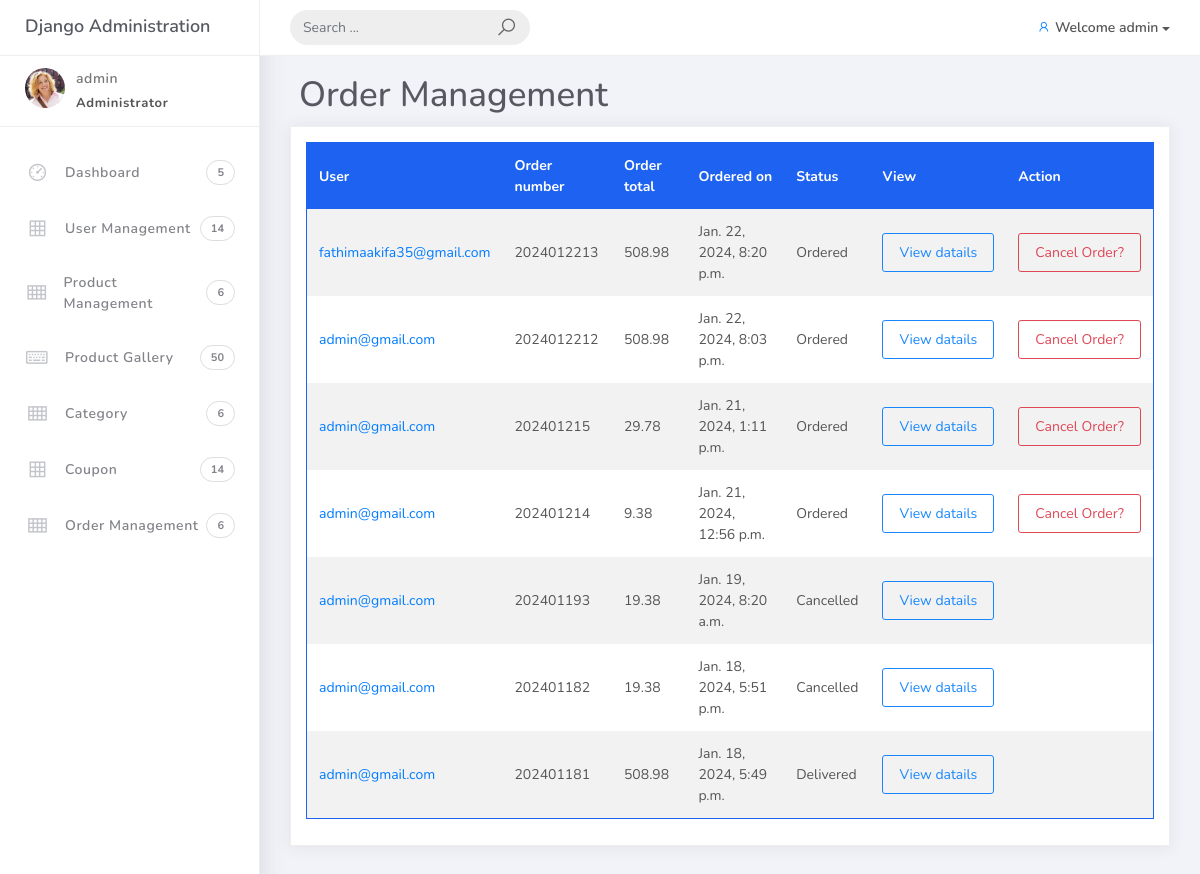
Before: /customadmin/order_management (signed in) with the older database file.
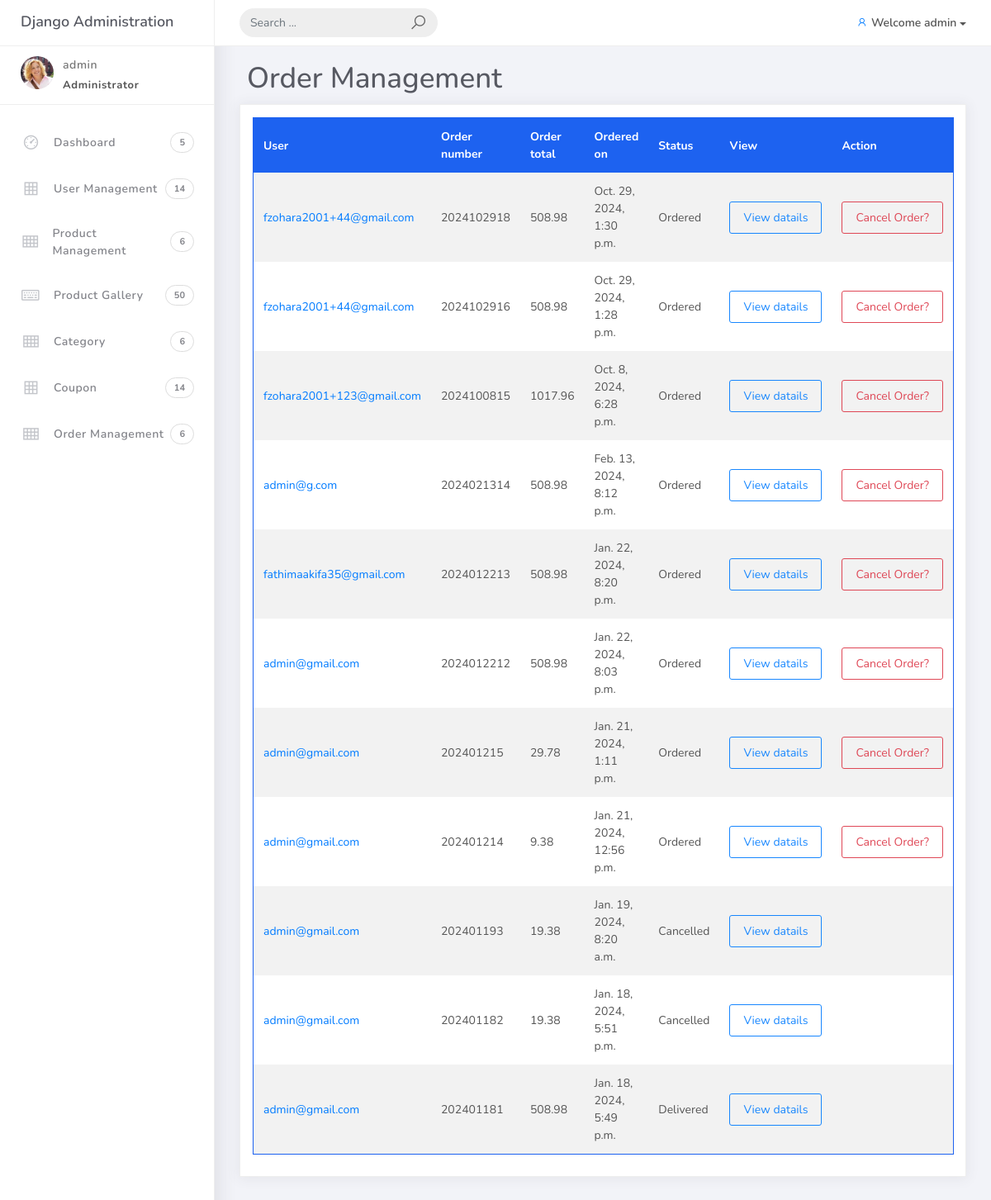
After: the same page with the newer database file.
### orders/models.py (models this page shows, shortened)
class Order(models.Model):
    STATUS = (
        ('New', 'New'),
        ('Ordered', 'Ordered'),
        ('Processing', 'Processing'),
        ('shipped', 'shipped'),
        ('Delivered', 'Delivered'),
        ('Cancelled', 'Cancelled'),
        ('refunded', 'refunded'),
        ('Return Initiated', 'return_initiated')
    )
    user = models.ForeignKey(Account, on_delete=models.CASCADE, blank=True)
    payment = models.ForeignKey(Payment, on_delete=models.SET_NULL, blank=True, null=True)
    payment_method = models.CharField(max_length=100)
    address = models.ForeignKey(OrderAddress, on_delete=models.SET_NULL, blank=True, null=True)
    order_number = models.CharField(max_length=100)
    order_note = models.CharField(max_length=100, blank=True)
    order_total = models.FloatField()
    tax = models.FloatField()
    coupon_discount = models.FloatField(default=None, blank=True, null=True)
    status = models.CharField(max_length=100, choices=STATUS, default='Ordered')
    ip = models.CharField(blank=True, max_length=20)
    is_ordered = models.BooleanField(default=False)
    created_at = models.DateTimeField(auto_now_add=True)
    updated_at = models.DateTimeField(auto_now=True)
    refund_requested = models.BooleanField(default=False)
    refund_granted = models.BooleanField(default=False)

### accounts/models.py (models this page shows, shortened)
class Account(AbstractBaseUser):
    first_name = models.CharField(max_length=50)
    last_name = models.CharField(max_length=50)
    username = models.CharField(max_length=50, unique=True)
    email = models.EmailField(max_length=100, unique=True)
    phone_number = models.CharField(max_length=15, default='')
    address_line_1 = models.CharField(max_length=200, blank=True)
    address_line_2 = models.CharField(max_length=200, blank=True)
    profile_picture = models.ImageField(blank=True, upload_to='userprofile')
    city = models.CharField(max_length=20, blank=True)
    state = models.CharField(max_length=20, blank=True)
    country = models.CharField(max_length=20, blank=True)
    wallet= models.DecimalField(max_digits=10, decimal_places=2, default=0.00)
    date_joined = models.DateTimeField(auto_now_add=True)
    last_login = models.DateTimeField(auto_now_add=True)
    is_active = models.BooleanField(default=True)
    is_admin = models.BooleanField(default=False)
    is_staff = models.BooleanField(default=False)
    is_superadmin = models.BooleanField(default=False)
    is_verified = models.BooleanField(default=False)
    is_blocked = models.BooleanField(default=False)
    USERNAME_FIELD = 'email'
    REQUIRED_FIELDS = ['username', 'first_name', 'last_name']
    objects = MyAccountManager()
    def __str__(self):
        return self.email

### customadmin/views.py (the view)
# urls.py: path('order_management', views.order_management, name='order_management'),
@user_passes_test(user_is_admin, login_url='/customadmin/admin_login')
@login_required(login_url='/customadmin/admin_login')
@never_cache
def order_management(request):
    orders = Order.objects.filter(is_ordered=True).order_by('-created_at')
    request_refunds = Order.objects.filter(refund_requested=True, refund_granted=False)
    context = {
        'orders':orders,
        'request_refunds':request_refunds,
    }
    return render(request,'admin/order_management.html', context)

### carts/context_processors.py (called while the page is built, shortened)
def counter(request):
    cart_count = 0
    if 'admin' in request.path:
        return {}
    return dict(cart_count=cart_count)

def wishlist_counter(request):
    wishlist_count = 0
    if 'admin' in request.path:
        return {}
    return {'wishlist_count': wishlist_count}

### category/context_processors.py (called while the page is built)
def menu_links(request):
    links = Category.objects.all()
    return dict(links=links)

### customadmin/views.py (called while the page is built)
def user_is_admin(user):
    return  user.is_staff

### templates/admin/order_management.html (shortened to what this page needs)
{% extends "admin/base1.html" %}
{% block content %}
<div class='ml-4 pt-0'>
    <h3>Order Management</h3>
</div>
<div class="col">
    <div class="card">
        <div class="card-body">
            <table class="table table-head-bg-primary table-striped table-hover">
                <thead>
                    <tr>
                        <th scope="col">User</th>
                        <th scope="col">Order number</th>
                        <th scope="col">Order total</th>
                        <th scope="col">Ordered on</th>
                        <th scope="col">Status</th>
                        <th scope="col">View</th>
                        <th scope="col">Action</th>
                    </tr>
                </thead>
                <tbody>
                    {% for order in orders %}
                    <tr>
                        {% if order.status == 'Cancelled' or order.status == 'refunded' %}
                        <td><a href=''>{{ order.user }}</a></td>
                        {% else %}
                        <td><a href='{% url 'change_order_status' order.order_number %}'>{{ order.user }}</a></td>
                        {% endif %}
                        <td>{{ order.order_number}}</td>
                        <td>{{ order.order_total}}</td>
                        <td>{{ order.created_at}}</td>
                        <td>{{ order.status | capfirst }}</td>
                        <td > <a href="{% url "view_order_detail" order.order_number %}" class="btn btn-outline-primary">View datails</a></td>
                        {% if order.status == 'Delivered' or order.status == 'Cancelled' or order.status == 'refunded' or order.status == 'Return Initiated' %}
                        <td>  </td>
                         {% else %}
                        <td> <a href="#" data-toggle="modal" data-target="#confirmationModal{{ order.order_number }}" class="btn btn-outline-danger">Cancel Order?</a>
                        </td>
                        {% endif %}
                    </tr>
                    {% endfor %}
                </tbody>
            </table>
        </div>
    </div>
</div>
{% endblock content %}

Changed rows visible on the page:
added Order: user "fzohara2001+44@gmail.com", order_number "2024102918", order_total "508.98", created_at "Oct. 29, 2024, 1:30 p.m.", status "Ordered"
added Order: user "fzohara2001+44@gmail.com", order_number "2024102916", order_total "508.98", created_at "Oct. 29, 2024, 1:28 p.m.", status "Ordered"
added Order: user "fzohara2001+123@gmail.com", order_number "2024100815", order_total "1017.96", created_at "Oct. 8, 2024, 6:28 p.m.", status "Ordered"
added Order: user "admin@g.com", order_number "2024021314", order_total "508.98", created_at "Feb. 13, 2024, 8:12 p.m.", status "Ordered"
